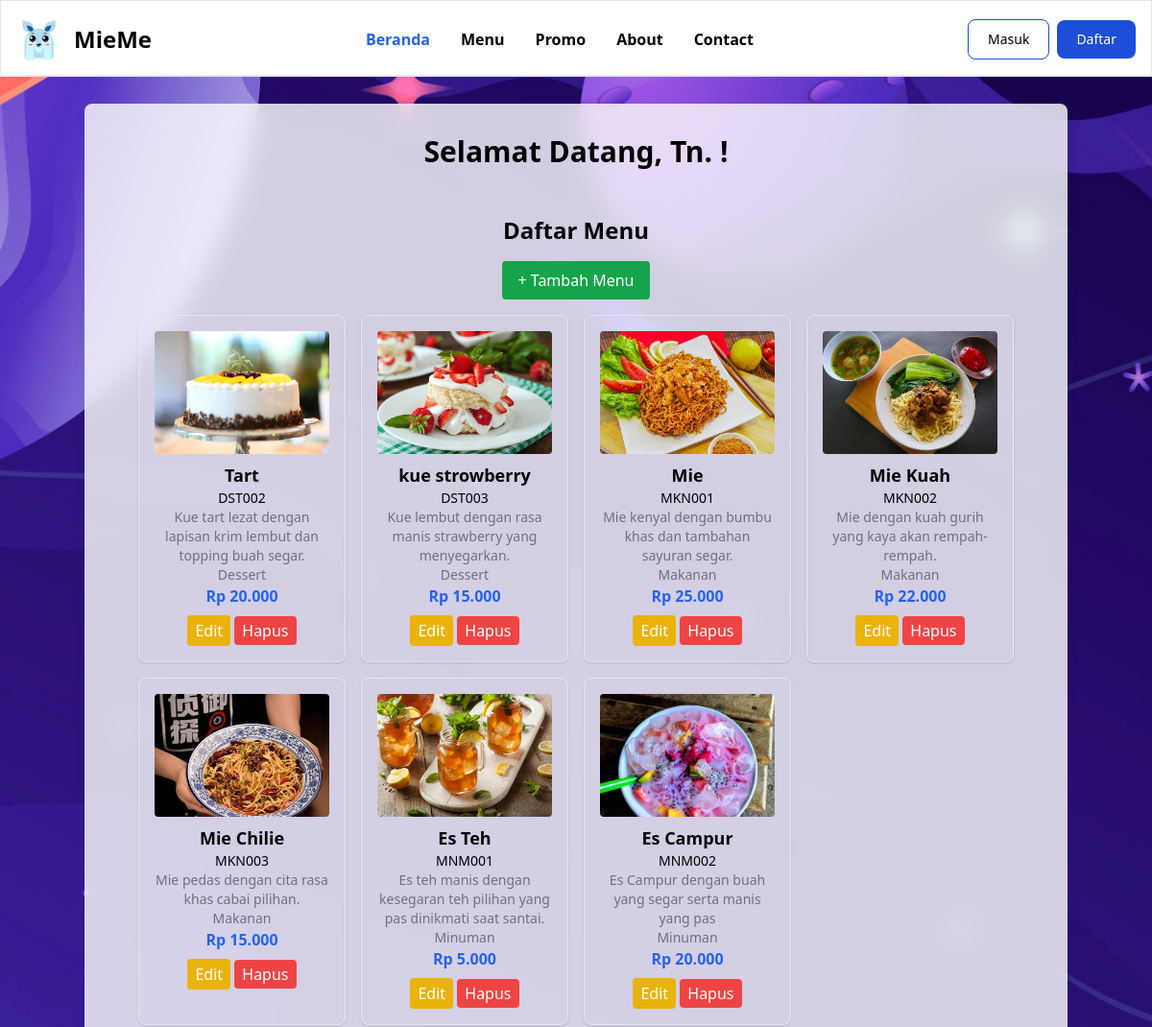
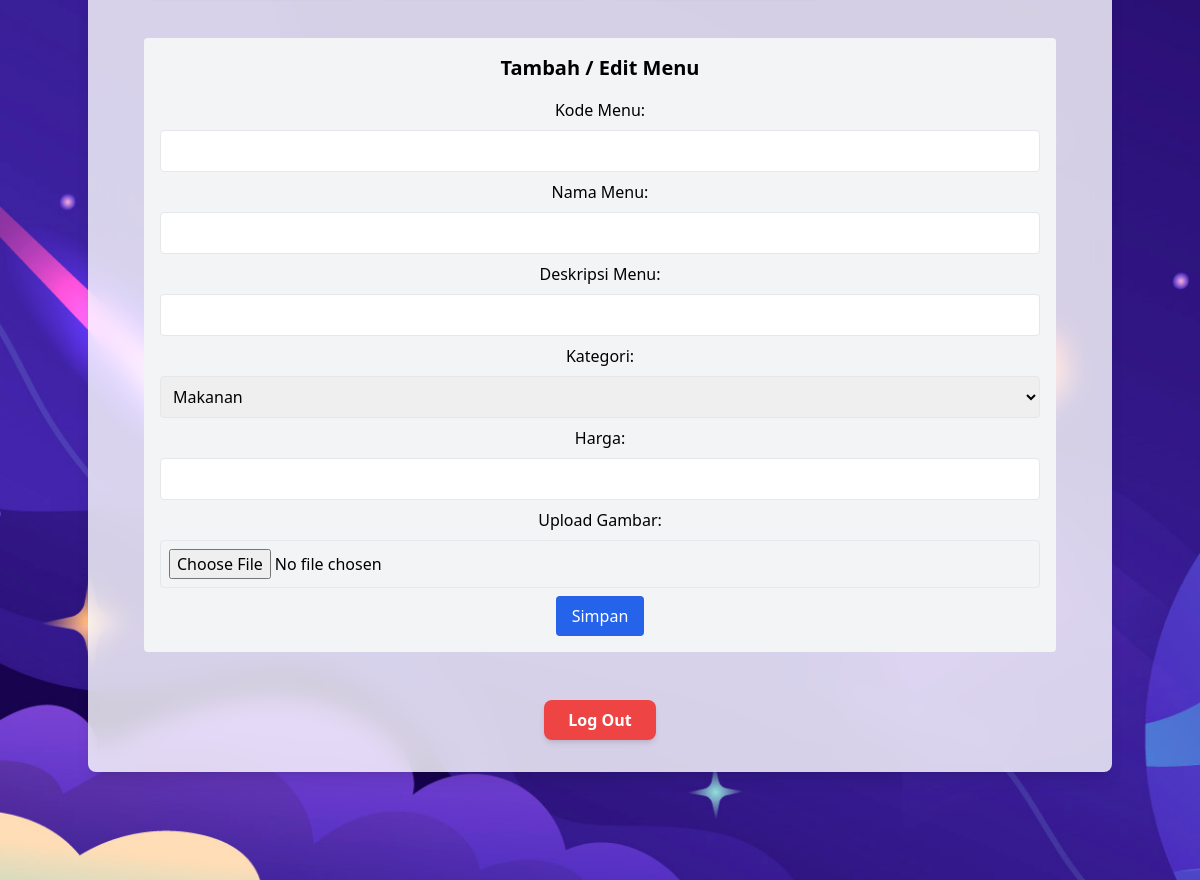
The app's page /main/dashboard.php with its own data (2 pictures, top to bottom).
### tables this page shows
CREATE TABLE `menu` (
  `kode_menu` varchar(10) NOT NULL,
  `nama_menu` varchar(100) NOT NULL,
  `kategori` enum('Makanan','Minuman','Dessert') NOT NULL,
  `harga` decimal(10,2) NOT NULL,
  `gambar` varchar(255) NOT NULL DEFAULT 'default.jpg',
  `deskripsi` text NOT NULL
);

### main/menu.php (the view, shortened to what this page needs)
<?php
include '../service/database.php';
?>
<div class="p-6">
    <h2 class="text-2xl font-bold mb-4">Daftar Menu</h2>
    <button onclick="document.getElementById('form-section').scrollIntoView({ behavior: 'smooth' });"
        class="bg-green-600 text-white px-4 py-2 rounded mb-4">
        + Tambah Menu
    </button>
    <ul class="grid grid-cols-2 md:grid-cols-4 gap-4">
        <?php
        $result = $db->query("SELECT * FROM menu");
        while ($row = $result->fetch_assoc()) {
            $gambar_path = "../assets/" . $row["gambar"];
            ?>
        <li class="border rounded-lg p-4 shadow hover:shadow-lg transition">
            <img src="<?php echo $gambar_path; ?>" alt="<?php echo $row["nama_menu"]; ?>" class="w-full h-32 object-cover rounded mb-2">
            <h3 class="text-lg font-semibold"><?php echo $row["nama_menu"]; ?></h3>
            <p class="text-sm"><?php echo $row["kode_menu"]; ?></p>
            <p class="text-gray-500 text-sm"><?php echo $row["deskripsi"]; ?></p>
            <p class="text-gray-500 text-sm"><?php echo $row["kategori"]; ?></p>
            <p class="text-blue-600 font-bold">Rp <?php echo number_format($row["harga"], 0, ',', '.'); ?></p>
            <div class="mt-2">
    <button onclick="editMenu('<?php echo $row['kode_menu']; ?>', '<?php echo $row['nama_menu']; ?>', '<?php echo $row['kategori']; ?>', '<?php echo $row['harga']; ?>', '<?php echo $row['gambar']; ?>')"
        class="bg-yellow-500 text-white px-2 py-1 rounded">
        Edit
    </button>
    <a href="menu.php?delete=<?php echo $row['kode_menu']; ?>"
        onclick="return confirmDelete('<?php echo $row['nama_menu']; ?>')"
        class="bg-red-500 text-white px-2 py-1 rounded">
        Hapus
    </a>
</div>
        </li>
        <?php } ?>
    </ul>
    <div id="form-section" class="mt-10 bg-gray-100 p-4 rounded">
        <h2 class="text-xl font-bold mb-4">Tambah / Edit Menu</h2>
        <form action="menu.php" method="POST" enctype="multipart/form-data">
            <label class="block mb-2">Kode Menu:</label>
            <input type="text" name="kode_menu" id="kode_menu" class="w-full p-2 border rounded mb-2" required>
            <label class="block mb-2">Nama Menu:</label>
            <input type="text" name="nama_menu" id="nama_menu" class="w-full p-2 border rounded mb-2" required>
            <label class="block mb-2">Deskripsi Menu:</label>
            <input type="text" name="deskripsi_menu" id="deskripsi_menu" class="w-full p-2 border rounded mb-2" required>
            <label class="block mb-2">Kategori:</label>
            <select name="kategori" id="kategori" class="w-full p-2 border rounded mb-2" required>
                <option value="Makanan">Makanan</option>
            </select>
            <label class="block mb-2">Harga:</label>
            <input type="number" name="harga" id="harga" class="w-full p-2 border rounded mb-2" required>
            <label class="block mb-2">Upload Gambar:</label>
            <input type="file" name="gambar" id="gambar" class="w-full p-2 border rounded mb-2">
            <button type="submit" class="bg-blue-600 text-white px-4 py-2 rounded">Simpan</button>
        </form>
    </div>
</div>

### main/dashboard.php (shortened to what this page needs)
<!DOCTYPE html>
<html lang="en">
<head>
    <link rel="stylesheet" href="src/output.css">
    <script src="https://cdn.tailwindcss.com"></script>
</head>
<body class="bg-gray-100">
    <?php include "../layout/header.php"?>
    <section class="relative min-h-screen flex flex-col items-center justify-center">
        <img src="../assets/background.jpg" class="w-full h-full object-cover absolute top-0 left-0 z-0">
        <div class="relative z-10 bg-white/80 p-8 rounded-lg shadow-lg backdrop-blur-md w-full max-w-screen-lg text-center">
            <h1 class="text-3xl font-bold mb-4">
                Selamat Datang, Tn. <?= $_SESSION["username"] ?>!
            </h1>
            <div class="mt-6 w-full">
                <?php include 'menu.php'; ?>
            </div>
            <form method="post" action="dashboard.php" class="mt-6">
                <button type="submit" name="logout"
                    class="bg-red-500 hover:bg-red-700 text-white font-bold py-2 px-6 rounded-lg shadow-md transition duration-300">
                    Log Out
                </button>
            </form>
        </div>
    </section>
</body>
</html>

### layout/header.php (shortened to what this page needs)
<header class="fixed top-0 left-0 w-full h-[80px] z-20 bg-white border border-b-2">
    <nav>
        <div class="flex flex-wrap items-center justify-between max-w-screen-xl mx-auto p-4">
            <a href="#" class="flex items-center space-x-3 rtl:space-x-reverse">
                <img src="../assets/Logo Mentaly.png" class="h-12" alt="Logo" />
                <span class="self-center text-2xl font-semibold whitespace-nowrap">MieMe</span>
            </a>
            <div class="flex items-center md:order-2 space-x-1 md:space-x-2 rtl:space-x-reverse">
                <a href="login.php" class=" border border-blue-700 hover:bg-gray-200 focus:ring-4 focus:ring-gray-300 font-medium rounded-lg text-sm px-4 py-2 md:px-5 md:py-2.5 focus:outline-none">Masuk</a>
                <a href="register.php" class="text-white bg-blue-700 hover:bg-blue-800 focus:ring-4 focus:ring-blue-300 font-medium rounded-lg text-sm px-4 py-2 md:px-5 md:py-2.5 focus:outline-none">Daftar</a>
            </div>
            <div id="mega-menu" class="items-center justify-between hidden w-full md:flex md:w-auto md:order-1">
                <ul class="flex flex-col mt-4 font-bold md:flex-row md:mt-0 md:space-x-8 rtl:space-x-reverse bg-white">
                    <li>
                        <a href="index.php" class="block py-2 px-3 text-blue-600 border-b border-gray-100 hover:bg-gray-50 md:hover:bg-transparent md:border-0 md:hover:text-blue-600 md:p-0" aria-current="page">Beranda</a>
                    </li>
                    <li>
                        <a href="#" class="block py-2 px-3  border-b border-gray-100 hover:bg-gray-50 md:hover:bg-transparent md:border-0 md:hover:text-blue-600 md:p-0">Menu</a>
                    </li>
                    <li>
                        <a href="#" onclick="loadSection('promo'); return false;" class="block py-2 px-3 border-b border-gray-100 hover:bg-gray-50 md:hover:bg-transparent md:border-0 md:hover:text-blue-600 md:p-0">
                            Promo
                        </a>
                    </li>
                    <li>
                        <a href="#" onclick="loadSection('about'); return false;" class="block py-2 px-3 border-b border-gray-100 hover:bg-gray-50 md:hover:bg-transparent md:border-0 md:hover:text-blue-600 md:p-0">
                            About
                        </a>
                    </li>
                    <li>
                        <a href="#" class="block py-2 px-3  border-b border-gray-100 hover:bg-gray-50 md:hover:bg-transparent md:border-0 md:hover:text-blue-600 md:p-0">Contact</a>
                    </li>
                </ul>
            </div>
        </div>
    </nav>
</header>

### records on screen
menu: gambar (picture), nama_menu "Tart", kode_menu "DST002", deskripsi "Kue tart lezat dengan lapisan krim lembut dan topping buah segar.", kategori "Dessert", harga "20.000"
menu: gambar (picture), nama_menu "kue strowberry", kode_menu "DST003", deskripsi "Kue lembut dengan rasa manis strawberry yang menyegarkan.", kategori "Dessert", harga "15.000"
menu: gambar (picture), nama_menu "Mie", kode_menu "MKN001", deskripsi "Mie kenyal dengan bumbu khas dan tambahan sayuran segar.", kategori "Makanan", harga "25.000"
menu: gambar+nama_menu (picture), nama_menu "Mie Kuah", kode_menu "MKN002", deskripsi "Mie dengan kuah gurih yang kaya akan rempah-rempah.", kategori "Makanan", harga "22.000"
menu: gambar (picture), nama_menu "Mie Chilie", kode_menu "MKN003", deskripsi "Mie pedas dengan cita rasa khas cabai pilihan.", kategori "Makanan", harga "15.000"
menu: gambar+nama_menu (picture), nama_menu "Es Teh", kode_menu "MNM001", deskripsi "Es teh manis dengan kesegaran teh pilihan yang pas dinikmati saat santai.", kategori "Minuman", harga "5.000"
menu: gambar (picture), nama_menu "Es Campur", kode_menu "MNM002", deskripsi "Es Campur dengan buah yang segar serta manis yang pas", kategori "Minuman", harga "20.000"
